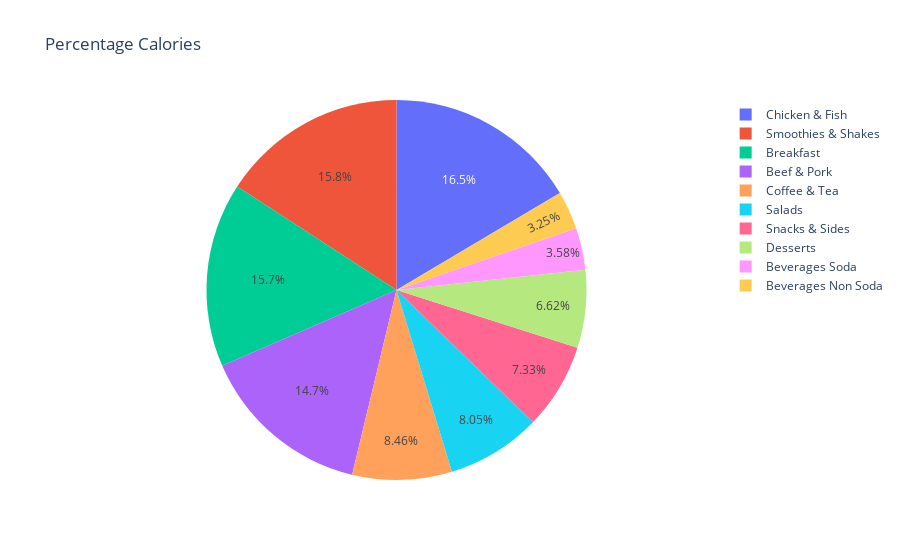

Here is the notebook cell this chart was saved with:
### Code cell
import plotly.express as px

fig = px.pie(df_soda_non_soda, values='Calories', names='Category', title='Percentage Calories')
fig.show()

### Figure 1 — Plotly figure (JSON) as saved in the notebook; plotly's stock layout.template omitted (floating-point values rounded to 4 significant figures)
{"data": [{"domain": {"x": [0, 1], "y": [0, 1]}, "hovertemplate": "Category=%{label}<br>Calories=%{value}<extra></extra>", "labels": ["Beef & Pork", "Beverages Non Soda", "Breakfast", "Chicken & Fish", "Coffee & Tea", "Desserts", "Salads", "Smoothies & Shakes", "Snacks & Sides", "Beverages Soda"], "legendgroup": "", "name": "", "showlegend": true, "type": "pie", "values": [494, 109, 527, 553, 284, 222, 270, 531, 246, 120]}], "layout": {"legend": {"tracegroupgap": 0}, "title": {"text": "Percentage Calories"}}}
